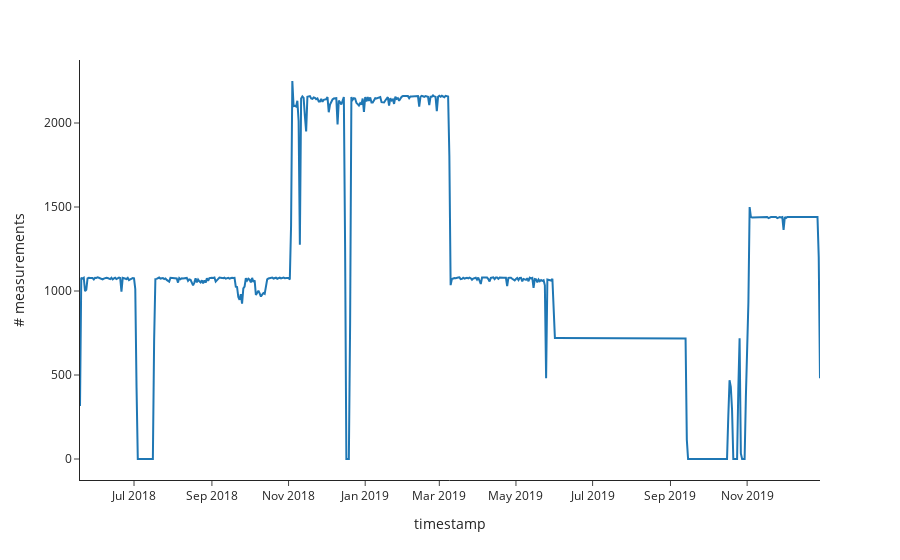

The notebook cell saved with this chart:
### Code cell
px.line(per_day, x='timestamp', y='# measurements')

### Figure 1 — Plotly figure (JSON) as saved in the notebook; plotly's stock layout.template omitted (floating-point values rounded to 4 significant figures; data arrays with more than 128 entries replaced by an {"elided": "..."} marker saying what was removed)
{"data": [{"hovertemplate": "timestamp=%{x}<br># measurements=%{y}<extra></extra>", "legendgroup": "", "line": {"color": "#1F77B4", "dash": "solid"}, "marker": {"symbol": "circle"}, "mode": "lines", "name": "", "orientation": "v", "showlegend": false, "type": "scatter", "x": {"elided": "590 str values"}, "xaxis": "x", "y": {"elided": "590 int values"}, "yaxis": "y"}], "layout": {"legend": {"tracegroupgap": 0}, "margin": {"t": 60}, "xaxis": {"anchor": "y", "domain": [0, 1], "title": {"text": "timestamp"}}, "yaxis": {"anchor": "x", "domain": [0, 1], "title": {"text": "# measurements"}}}}
